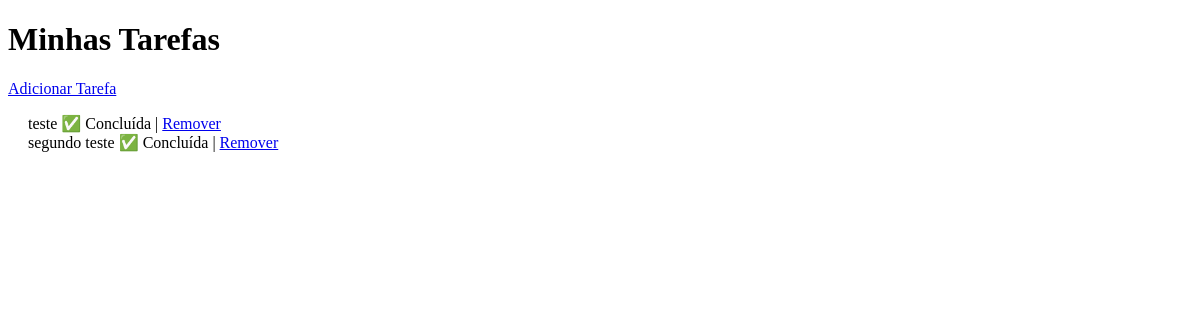
/, run on an earlier commit of the app's database.
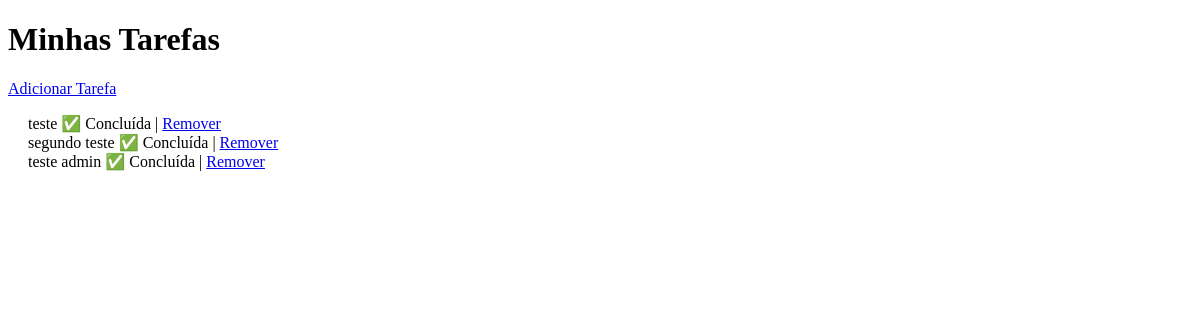
And on a later commit of the database.
### tasks/models.py (models this page shows, shortened)
class Task(models.Model):
    title = models.CharField(max_length=200)
    completed = models.BooleanField(default=False)
    parent = models.ForeignKey(
        'self',
        null=True,
        blank=True,
        on_delete=models.CASCADE,
        related_name='subtasks'
    )

### tasks/views.py (the view)
# urls.py: path('', views.task_list, name='task_list'),
def task_list(request):
    tasks = Task.objects.filter(parent__isnull=True)  # só tarefas principais
    return render(request, "tasks/task_list.html", {"tasks": tasks})

### tasks/templates/tasks/task_list.html (shortened to what this page needs)
<!DOCTYPE html>
<html>
<head>
</head>
<body>
    <h1>Minhas Tarefas</h1>
    <a href="{% url 'add_task' %}">Adicionar Tarefa</a>
    <ul>
        {% for task in tasks %}
            {% include "tasks/_task_item.html" with task=task %}
        {% endfor %}
    </ul>
</body>
</html>

### tasks/templates/tasks/_task_item.html (shortened to what this page needs)
<li>
    {{ task.title }}
    {% if task.completed %}
        ✅ Concluída
    {% else %}
        <a href="{% url 'complete_task' task.id %}">Concluir</a>
    {% endif %}
    | <a href="{% url 'delete_task' task.id %}">Remover</a>
</li>

What changed in the data, as far as the page shows it:
added Task: title "teste admin", completed "✅ Concluída"
